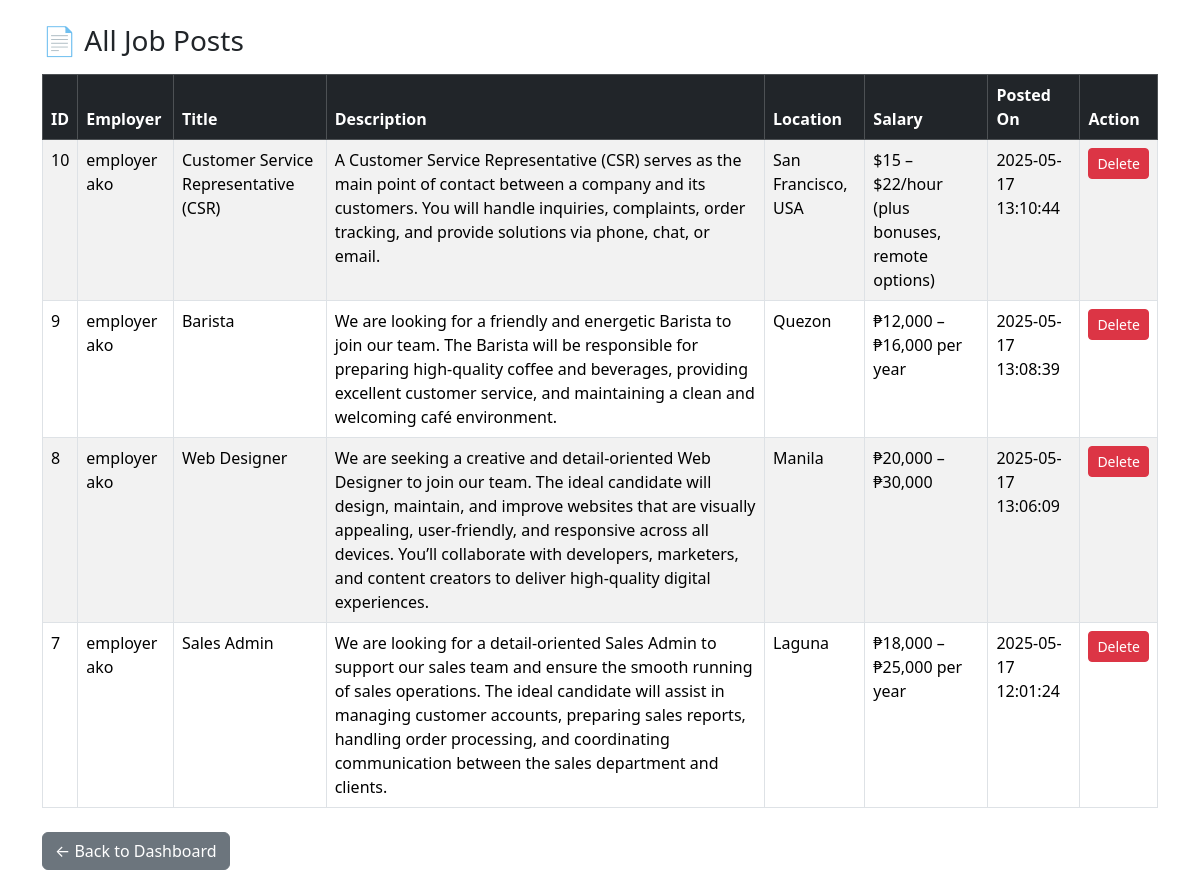
The page /pathfinderfinal-main/admin/view_jobs.php (signed in) on the database its author committed.
### tables this page shows
CREATE TABLE `jobs` (
  `id` int(11) NOT NULL,
  `employer_id` int(11) NOT NULL,
  `title` varchar(255) NOT NULL,
  `description` text NOT NULL,
  `location` varchar(255) DEFAULT NULL,
  `salary` varchar(100) DEFAULT NULL,
  `created_at` datetime DEFAULT current_timestamp()
);

CREATE TABLE `users` (
  `id` int(11) NOT NULL,
  `fullname` varchar(100) NOT NULL,
  `email` varchar(100) NOT NULL,
  `resume` varchar(255) DEFAULT NULL,
  `password` varchar(255) NOT NULL,
  `role` enum('admin','employer','client') NOT NULL,
  `created_at` timestamp NOT NULL DEFAULT current_timestamp()
);

### pathfinderfinal-main/admin/view_jobs.php (the view, shortened to what this page needs)
<?php
include '../connection.php';
$sql = "SELECT jobs.*, users.fullname AS employer_name FROM jobs
        JOIN users ON jobs.employer_id = users.id
        ORDER BY jobs.created_at DESC";
$result = $conn->query($sql);
?>
<!DOCTYPE html>
<html>
<head>
    <link href="https://cdn.jsdelivr.net/npm/bootstrap@5.3.3/dist/css/bootstrap.min.css" rel="stylesheet">
</head>
<body>
<div class="container mt-4">
    <h3 class="mb-3">📄 All Job Posts</h3>
    <table class="table table-bordered table-striped table-hover">
        <thead class="table-dark">
            <tr>
                <th>ID</th>
                <th>Employer</th>
                <th>Title</th>
                <th>Description</th>
                <th>Location</th>
                <th>Salary</th>
                <th>Posted On</th>
                <th>Action</th>
            </tr>
        </thead>
        <tbody>
            <?php while ($row = $result->fetch_assoc()): ?>
            <tr>
                <td><?= $row['id'] ?></td>
                <td><?= htmlspecialchars($row['employer_name']) ?></td>
                <td><?= htmlspecialchars($row['title']) ?></td>
                <td><?= htmlspecialchars($row['description']) ?></td>
                <td><?= htmlspecialchars($row['location']) ?></td>
                <td><?= htmlspecialchars($row['salary']) ?></td>
                <td><?= $row['created_at'] ?></td>
                <td>
                    <a href="delete_job.php?id=<?= $row['id'] ?>" class="btn btn-sm btn-danger"
                       onclick="return confirm('Delete this job post?');">Delete</a>
                </td>
            </tr>
            <?php endwhile; ?>
        </tbody>
    </table>
    <a href="dashboardadmin.php" class="btn btn-secondary mt-2">← Back to Dashboard</a>
</div>
</body>
</html>

### rows shown on the page
jobs: id "10", users.fullname "employer ako", title "Customer Service Representative (CSR)", description "A Customer Service Representative (CSR) serves as the main point of contact between a company and its customers. You will handle inquiries, complaints, order tracking, and provide solutions via phone, chat, or email.", location "San Francisco, USA", salary "$15 – $22/hour (plus bonuses, remote options)", created_at "2025-05-17 13:10:44"
jobs: id "9", users.fullname "employer ako", title "Barista", description "We are looking for a friendly and energetic Barista to join our team. The Barista will be responsible for preparing high-quality coffee and beverages, providing excellent customer service, and maintaining a clean and welcoming café environment.", location "Quezon", salary "₱12,000 – ₱16,000 per year", created_at "2025-05-17 13:08:39"
jobs: id "8", users.fullname "employer ako", title "Web Designer", description "We are seeking a creative and detail-oriented Web Designer to join our team. The ideal candidate will design, maintain, and improve websites that are visually appealing, user-friendly, and responsive across all devices. You’ll collaborate with developers, marketers, and content creators to deliver high-quality digital experiences.", location "Manila", salary "₱20,000 – ₱30,000", created_at "2025-05-17 13:06:09"
jobs: id "7", users.fullname "employer ako", title "Sales Admin", description "We are looking for a detail-oriented Sales Admin to support our sales team and ensure the smooth running of sales operations. The ideal candidate will assist in managing customer accounts, preparing sales reports, handling order processing, and coordinating communication between the sales department and clients.", location "Laguna", salary "₱18,000 – ₱25,000 per year", created_at "2025-05-17 12:01:24"
